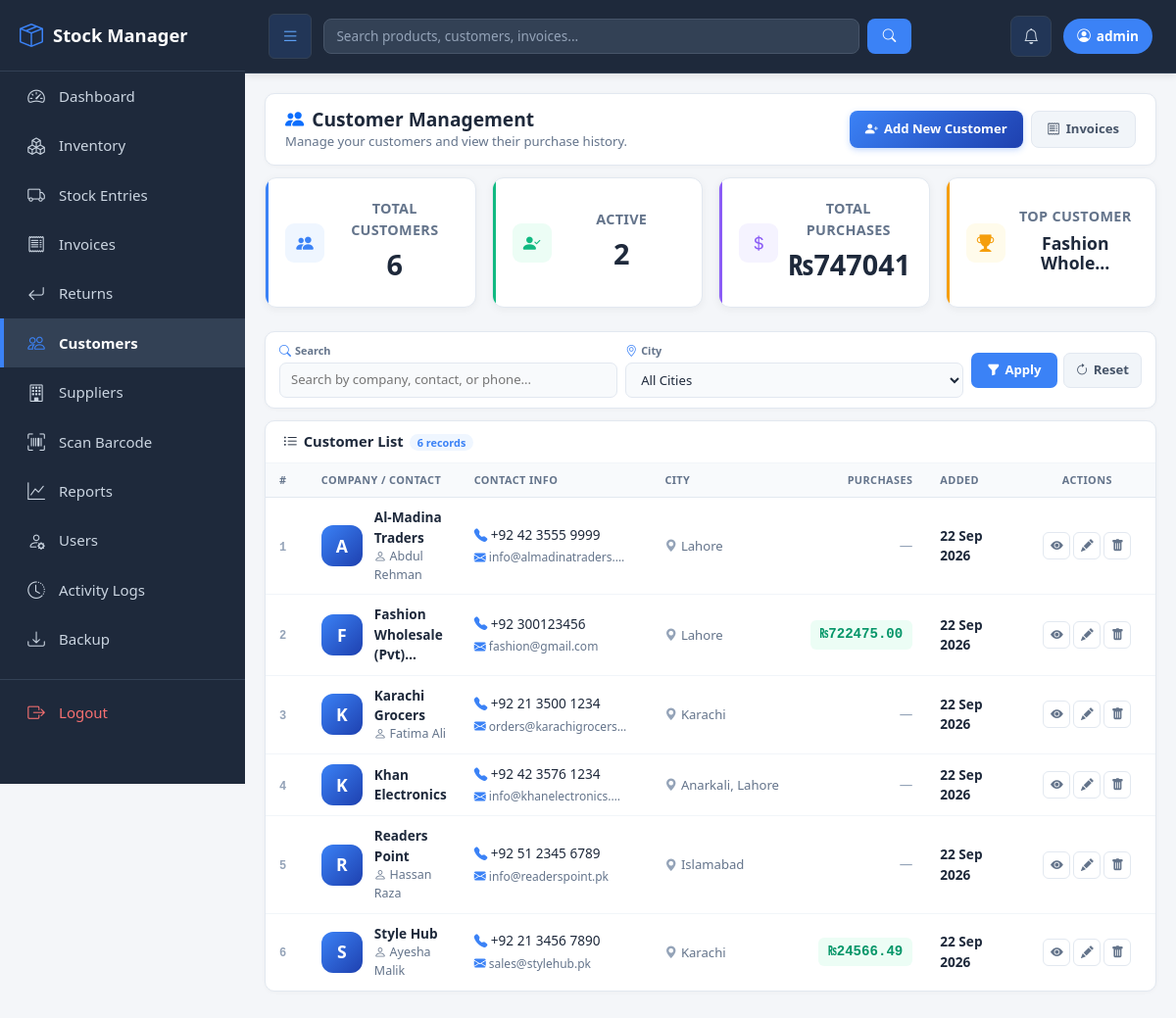
The page /customers/ (signed in) on the database its author committed.
### inventory/models.py (models this page shows, shortened)
class Customer(models.Model):
    company_name = models.CharField(max_length=200, help_text="Primary - Company/LLC name")
    contact_person = models.CharField(max_length=200, blank=True, help_text="Optional - Person name")
    country_code = models.CharField(max_length=5, default='+971')
    phone = models.CharField(max_length=20)
    email = models.EmailField(blank=True, help_text="Email address")
    address = models.TextField(blank=True)
    city = models.CharField(max_length=100, blank=True)
    country = models.CharField(max_length=100, blank=True, default='UAE')
    trn = models.CharField(max_length=50, blank=True, help_text="Tax Registration Number")
    created_at = models.DateTimeField(auto_now_add=True)
    created_by = models.ForeignKey(User, on_delete=models.SET_NULL, null=True, blank=True)
    class Meta:
        ordering = ['company_name']
    @property
    def full_phone(self):
        return f"{self.country_code} {self.phone}"
    @property
    def total_purchases(self):
        return self.invoices.aggregate(
            total=models.Sum('grand_total')
        )['total'] or 0

### inventory/views.py (the view, shortened to what this page needs)
# urls.py: path('customers/', views.customers, name='customers'),
@login_required
def customers(request):
    customers_list = Customer.objects.all()
    query = request.GET.get('q', '')
    city_filter = request.GET.get('city', '')
    if city_filter:
        customers_list = customers_list.filter(city=city_filter)
    all_customers = Customer.objects.all()
    total_customers = all_customers.count()
    active_count = 0
    total_purchases = 0
    top_customer = "—"
    top_spent = 0
    for cust in all_customers:
        cust_total = cust.total_purchases
        if cust_total > 0:
            active_count += 1
            total_purchases += cust_total
            if cust_total > top_spent:
                top_spent = cust_total
                top_customer = cust.company_name
    cities = Customer.objects.exclude(city='').values_list('city', flat=True).distinct().order_by('city')
    return render(request, 'customers.html', {
        'currency_symbol': Settings.get_currency_symbol(),
        'customers': customers_list,
        'cities': cities,
        'query': query,
        'city_filter': city_filter,
        'total_customers': total_customers,
        'active_count': active_count,
        'total_purchases': total_purchases,
        'top_customer': top_customer,
    })

### inventory/templates/customers.html (shortened to what this page needs)
{% extends 'base.html' %}
{% load static %}
{% block content %}
<div class="page-header">
    <div class="page-header-content">
        <div>
            <h2 class="page-title">
                <i class="bi bi-people-fill text-primary"></i>
                Customer Management
            </h2>
            <p class="page-subtitle">Manage your customers and view their purchase history.</p>
        </div>
        <div class="page-header-actions">
            <button class="btn-add-product" data-bs-toggle="modal" data-bs-target="#addCustomerModal">
                <i class="bi bi-person-plus-fill"></i> Add New Customer
            </button>
            <a href="{% url 'invoice_list' %}" class="btn-secondary-action">
                <i class="bi bi-receipt"></i> Invoices
            </a>
        </div>
    </div>
</div>
<div class="row g-3 mb-4">
    <div class="col-md-3 col-6">
        <div class="stat-card stat-blue">
            <div class="stat-icon"><i class="bi bi-people-fill"></i></div>
            <div class="stat-content">
                <p class="stat-label">Total Customers</p>
                <h3 class="stat-value">{{ total_customers }}</h3>
            </div>
        </div>
    </div>
    <div class="col-md-3 col-6">
        <div class="stat-card stat-green">
            <div class="stat-icon"><i class="bi bi-person-check-fill"></i></div>
            <div class="stat-content">
                <p class="stat-label">Active</p>
                <h3 class="stat-value">{{ active_count }}</h3>
            </div>
        </div>
    </div>
    <div class="col-md-3 col-6">
        <div class="stat-card stat-purple">
            <div class="stat-icon"><i class="bi bi-currency-dollar"></i></div>
            <div class="stat-content">
                <p class="stat-label">Total Purchases</p>
                <h3 class="stat-value">{{ currency_symbol }}{{ total_purchases|floatformat:0 }}</h3>
            </div>
        </div>
    </div>
    <div class="col-md-3 col-6">
        <div class="stat-card stat-yellow">
            <div class="stat-icon"><i class="bi bi-trophy-fill"></i></div>
            <div class="stat-content">
                <p class="stat-label">Top Customer</p>
                <h3 class="stat-value" style="font-size: 1.1rem;">{{ top_customer|truncatechars:14 }}</h3>
            </div>
        </div>
    </div>
</div>
<div class="filter-bar">
    <form method="get" class="filter-form">
        <div class="filter-group">
            <label class="filter-label"><i class="bi bi-search"></i> Search</label>
            <input type="text" name="q" class="filter-input" placeholder="Search by company, contact, or phone..." value="{{ query }}">
        </div>
        <div class="filter-group">
            <label class="filter-label"><i class="bi bi-geo-alt"></i> City</label>
            <select name="city" class="filter-select">
                <option value="">All Cities</option>
            </select>
        </div>
        <div class="filter-actions">
            <button type="submit" class="btn-filter-apply"><i class="bi bi-funnel-fill"></i> Apply</button>
            <a href="{% url 'customers' %}" class="btn-filter-reset"><i class="bi bi-arrow-clockwise"></i> Reset</a>
        </div>
    </form>
</div>
<div class="products-card">
    <div class="products-card-header">
        <h5 class="products-card-title">
            <i class="bi bi-list-ul"></i>
            Customer List
            <span class="products-count">{{ customers|length }} records</span>
        </h5>
    </div>
    <div class="products-card-body p-0">
        {% if customers %}
            <div class="table-responsive">
                <table class="modern-inv-table">
                    <thead>
                        <tr>
                            <th style="width: 50px;">#</th>
                            <th>Company / Contact</th>
                            <th style="width: 220px;">Contact Info</th>
                            <th style="width: 140px;">City</th>
                            <th style="width: 140px;" class="text-end">Purchases</th>
                            <th style="width: 120px;">Added</th>
                            <th style="width: 160px;" class="text-center">Actions</th>
                        </tr>
                    </thead>
                    <tbody>
                        {% for c in customers %}
                        <tr>
                            <td><span class="row-num">{{ forloop.counter }}</span></td>
                            <td>
                                <div style="display: flex; align-items: center; gap: 12px;">
                                    <div class="stat-icon" style="width: 42px; height: 42px; border-radius: 12px; font-size: 1.1rem; font-weight: 700; background: linear-gradient(135deg, #3b82f6, #1e40af); color: #fff;">
                                        {{ c.company_name|first|upper }}
                                    </div>
                                    <div>
                                        <strong style="color: #1e293b;">{{ c.company_name|truncatechars:24 }}</strong>
                                        {% if c.contact_person %}
                                            <small style="color: #64748b; display: block; font-size: 0.78rem;">
                                                <i class="bi bi-person"></i> {{ c.contact_person|truncatechars:20 }}
                                            </small>
                                        {% endif %}
                                    </div>
                                </div>
                            </td>
                            <td>
                                <div style="display: flex; flex-direction: column; gap: 4px;">
                                    {% if c.phone %}
                                        <span style="font-size: 0.85rem; color: #1e293b;">
                                            <i class="bi bi-telephone-fill" style="color: #3b82f6;"></i> {{ c.full_phone }}
                                        </span>
                                    {% endif %}
                                    {% if c.email %}
                                        <small style="font-size: 0.75rem; color: #64748b;">
                                            <i class="bi bi-envelope-fill" style="color: #3b82f6;"></i> {{ c.email|truncatechars:22 }}
                                        </small>
                                    {% endif %}
                                </div>
                            </td>
                            <td>
                                {% if c.city %}
                                    <span class="category-chip"><i class="bi bi-geo-alt-fill"></i> {{ c.city }}</span>
                                {% else %}
                                    <span style="color: #94a3b8;">—</span>
                                {% endif %}
                            </td>
                            <td class="text-end">
                                {% if c.total_purchases > 0 %}
                                    <span class="amount-badge">{{ currency_symbol }}{{ c.total_purchases|floatformat:2 }}</span>
                                {% else %}
                                    <span style="color: #94a3b8;">—</span>
                                {% endif %}
                            </td>
                            <td>
                                <strong style="color: #1e293b; font-size: 0.85rem;">{{ c.created_at|date:"d M Y" }}</strong>
                            </td>
                            <td class="text-center">
                                <div class="action-group">
                                    <a href="{% url 'customer_detail' c.id %}" class="action-btn action-primary" title="View"><i class="bi bi-eye-fill"></i></a>
                                    <a href="{% url 'edit_customer' c.id %}" class="action-btn action-secondary" title="Edit"><i class="bi bi-pencil-fill"></i></a>
                                    {% if user.is_superuser %}
                                        <a href="{% url 'delete_customer' c.id %}" class="action-btn action-danger" title="Delete"><i class="bi bi-trash-fill"></i></a>
                                    {% endif %}
                                </div>
                            </td>
                        </tr>
                        {% endfor %}
                    </tbody>
                </table>
            </div>
        {% endif %}
    </div>
</div>
{% endblock %}

### inventory/templates/base.html (shortened to what this page needs)
<!DOCTYPE html>
<html lang="en">
<head>
    <link href="https://cdn.jsdelivr.net/npm/bootstrap@5.3.2/dist/css/bootstrap.min.css" rel="stylesheet">
    {% load static %}
    <link href="https://cdn.jsdelivr.net/npm/bootstrap-icons@1.11.1/font/bootstrap-icons.css" rel="stylesheet">
    <link rel="stylesheet" href="{% static 'css/style.css' %}">
</head>
<body>
{% if user.is_authenticated %}
{% with current=request.resolver_match.url_name %}
<aside class="sidebar" id="sidebar">
    <div class="brand">
        <div class="brand-left">
            <i class="bi bi-box-seam"></i>
            <span>Stock Manager</span>
        </div>
    </div>
    <a href="{% url 'dashboard' %}" class="{% if current == 'dashboard' %}active{% endif %}">
        <i class="bi bi-speedometer2"></i> Dashboard
    </a>
    <a href="{% url 'inventory_list' %}" class="">
        <i class="bi bi-boxes"></i> Inventory
    </a>
    <a href="{% url 'stock_entries' %}" class="{% if current == 'stock_entries' or current == 'create_stock_entry' %}active{% endif %}">
        <i class="bi bi-truck"></i> Stock Entries
    </a>
    <a href="{% url 'invoice_list' %}" class="{% if current == 'invoice_list' or current == 'create_invoice' or current == 'invoice_detail' %}active{% endif %}">
        <i class="bi bi-receipt"></i> Invoices
    </a>
    <a href="{% url 'returns' %}" class="{% if current == 'returns' %}active{% endif %}">
        <i class="bi bi-arrow-return-left"></i> Returns
    </a>
    <a href="{% url 'customers' %}" class="{% if current == 'customers' or current == 'customer_detail' or current == 'edit_customer' %}active{% endif %}">
        <i class="bi bi-people"></i> Customers
    </a>
    <a href="{% url 'suppliers' %}" class="{% if current == 'suppliers' or current == 'supplier_detail' or current == 'edit_supplier' %}active{% endif %}">
        <i class="bi bi-building"></i> Suppliers
    </a>
    <a href="{% url 'scan_barcode' %}" class="{% if current == 'scan_barcode' %}active{% endif %}">
        <i class="bi bi-upc-scan"></i> Scan Barcode
    </a>
    <a href="{% url 'reports' %}" class="{% if current == 'reports' %}active{% endif %}">
        <i class="bi bi-graph-up"></i> Reports
    </a>
    {% if user.is_superuser %}
    <a href="{% url 'user_list' %}" class="{% if current == 'user_list' or current == 'create_staff' %}active{% endif %}">
        <i class="bi bi-person-gear"></i> Users
    </a>
    <a href="{% url 'activity_logs' %}" class="{% if current == 'activity_logs' %}active{% endif %}">
        <i class="bi bi-clock-history"></i> Activity Logs
    </a>
    <a href="{% url 'backup_data' %}" class="{% if current == 'backup_data' %}active{% endif %}">
        <i class="bi bi-download"></i> Backup
    </a>
    {% endif %}
    <div class="logout-section">
        <a href="{% url 'logout' %}" class="logout-link">
            <i class="bi bi-box-arrow-right"></i> Logout
        </a>
    </div>
</aside>
{% endwith %}
{% endif %}
<div class="{% if user.is_authenticated %}main-content{% else %}container mt-4{% endif %}" id="mainContent">
    {% if user.is_authenticated %}
    <div class="topbar">
        <div class="d-flex align-items-center flex-grow-1" style="gap: 12px;">
            <button class="menu-toggle" onclick="toggleSidebar()" title="Toggle Sidebar (Ctrl+B)">
                <i class="bi bi-list"></i>
            </button>
            <form method="get" action="{% url 'global_search' %}" class="d-flex flex-grow-1" style="max-width: 600px;">
                <input type="text" name="q" class="form-control search-input me-2"
                       placeholder="Search products, customers, invoices...">
                <button class="search-btn" type="submit">
                    <i class="bi bi-search"></i>
                </button>
            </form>
        </div>
        <div class="d-flex align-items-center" style="gap: 12px;">
            <a href="{% url 'notifications' %}" class="notif-btn" title="Notifications">
                <i class="bi bi-bell"></i>
            </a>
            <span class="user-badge">
                <i class="bi bi-person-circle"></i>
                {{ user.username }}
            </span>
        </div>
    </div>
    {% endif %}
    <div class="content-area">
        {% block content %}{% endblock %}
    </div>
</div>
</body>
</html>

### rows shown on the page
Customer: company_name "Fashion Whole…", company_name|first "F", company_name "Fashion Wholesale (Pvt)…", full_phone "+92 300123456", email "fashion@gmail.com", city "Lahore", currency_symbol "₨", total_purchases "722475.00", created_at "22 Sep 2026"
Customer: company_name|first "A", company_name "Al-Madina Traders", contact_person "Abdul Rehman", full_phone "+92 42 3555 9999", email "info@almadinatraders.…", city "Lahore", created_at "22 Sep 2026"
Customer: company_name|first "K", company_name "Karachi Grocers", contact_person "Fatima Ali", full_phone "+92 21 3500 1234", email "orders@karachigrocers…", city "Karachi", created_at "22 Sep 2026"
Customer: company_name|first "K", company_name "Khan Electronics", full_phone "+92 42 3576 1234", email "info@khanelectronics.…", city "Anarkali, Lahore", created_at "22 Sep 2026"
Customer: company_name|first "R", company_name "Readers Point", contact_person "Hassan Raza", full_phone "+92 51 2345 6789", email "info@readerspoint.pk", city "Islamabad", created_at "22 Sep 2026"
Customer: company_name|first "S", company_name "Style Hub", contact_person "Ayesha Malik", full_phone "+92 21 3456 7890", email "sales@stylehub.pk", city "Karachi", currency_symbol "₨", total_purchases "24566.49", created_at "22 Sep 2026"

### other values the page prints
{{ user.username }} "admin"
{{ total_customers }} "6"
{{ active_count }} "2"
{{ currency_symbol }} "₨"
{{ total_purchases|floatformat:0 }} "747041"
{{ customers|length }} "6"
